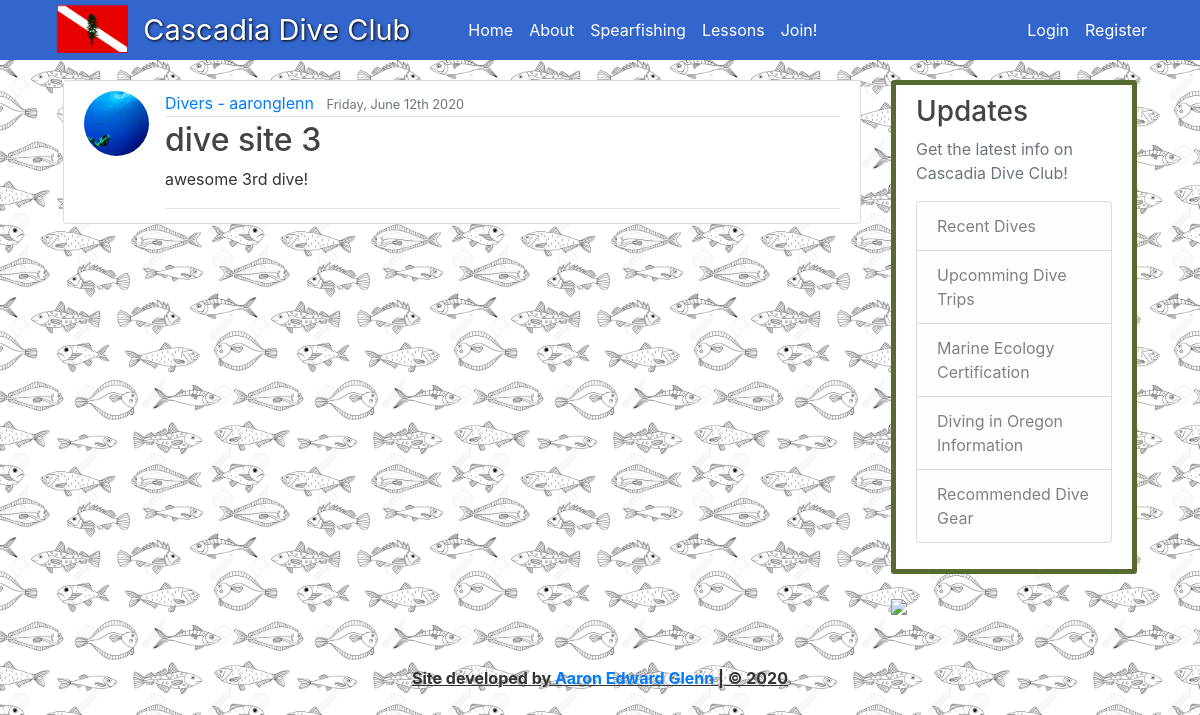
Screenshot of /post/3/ with the database file from the repository.
### blog/models.py (models this page shows, shortened)
class DivePost(models.Model):
    title = models.CharField(max_length=100)
    dive_site = models.CharField(max_length=100, blank=True)
    content = models.TextField()
    date_posted = models.DateTimeField(default=timezone.now)
    diver = models.ForeignKey(User, on_delete=models.SET(get_sentinel_user))

### users/models.py (models this page shows, shortened)
class Profile(models.Model):
    user = models.OneToOneField(User, on_delete=models.CASCADE)
    image = models.ImageField(default='default.jpg', upload_to='prfile_pics')

### blog/views.py (the view)
# urls.py: path('post/<int:pk>/', PostDetailView.as_view(), name='post-detail'),
class PostDetailView(DetailView):
    model = DivePost

### blog/templates/blog/divepost_detail.html (shortened to what this page needs)
{% extends 'blog/base.html' %}
{% block content %}
<article class="media content-section">
    <img class="rounded-circle article-img" src="{{ object.diver.profile.image.url }}">
    <div class="media-body">
        <div class="article-metadata">
            <a class="mr-2" href="#">Divers - {{ object.diver }}</a>
            <small class="text-muted">{{ object.date_posted|date:'l, F jS Y' }}</small>
        </div>
        <h2 class="article-title">{{ object.dive_site }}</h2>
        <p class="article-content">{{ object.content }}</p>
        <div class="article-metadata">
        </div>
    </div>
</article>
{% endblock %}

### blog/static/blog/main.css (style rules this page uses)
body { background-image: url("/media/background_images/fish_background2.jpg"); background-attachment: fixed; color: #333333; background-size: 20%; margin-top: 5rem; }
h1, h2, h3, h4, h5, h6 { color: #444444; }
.content-section { background: #ffffff; padding: 10px 20px; border: 1px solid #dddddd; border-radius: 3px; margin-bottom: 20px; }
.article-title { color: #444444; }
.article-content { white-space: pre-line; }
.article-img { height: 65px; width: 65px; margin-right: 16px; }
.article-metadata { padding-bottom: 1px; margin-bottom: 4px; border-bottom: 1px solid #e3e3e3 }

### rows the page displays
DivePost: diver.profile.image (picture), diver "aaronglenn", date_posted "Friday, June 12th 2020", dive_site "dive site 3", content "awesome 3rd dive!"
